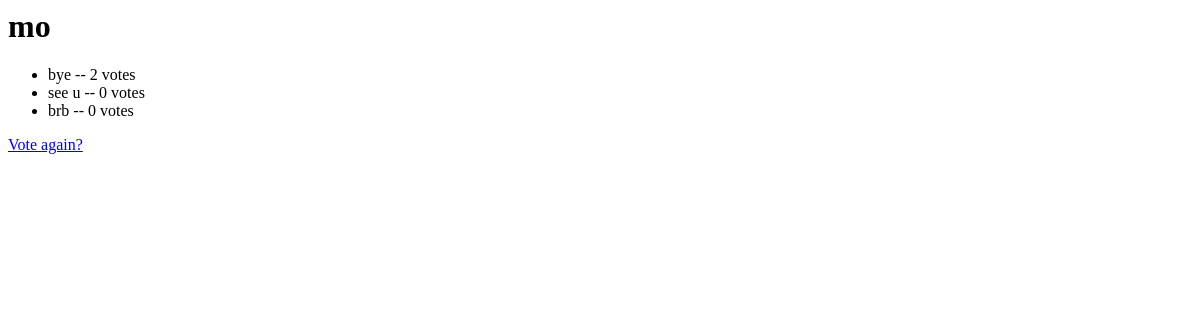
The app's page /polls/1/results/, older data.
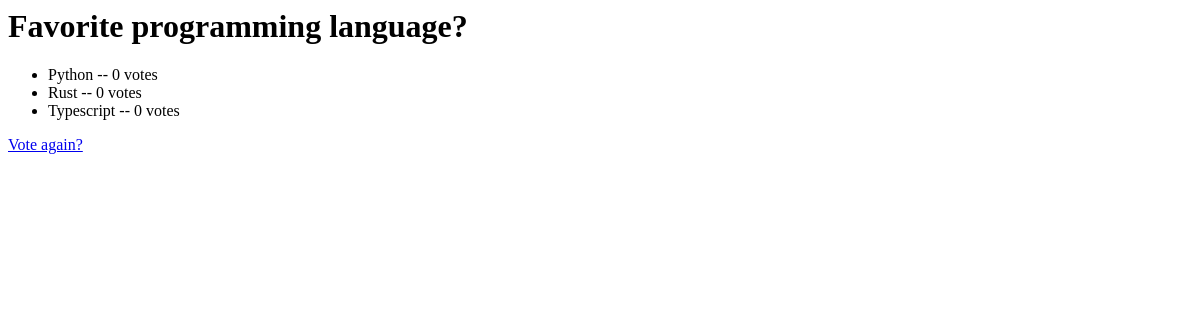
The same page, newer data.
### polls/models.py (models this page shows, shortened)
class Question(models.Model):
    question_text = models.CharField(max_length=200)
    pub_date = models.DateTimeField("date published")
    created_by = models.CharField(max_length=150, blank=True, default="")

class Choice(models.Model):
    question = models.ForeignKey(Question, on_delete=models.CASCADE)
    choice_text = models.CharField(max_length=200)
    votes = models.IntegerField(default=0)

### polls/views.py (the view)
# urls.py: path("<int:pk>/results/", views.ResultsView.as_view(), name="results"),
class ResultsView(generic.DetailView):
    model = Question
    template_name = "polls/results.html"

### polls/templates/polls/results.html
<h1>{{ question.question_text }}</h1>
<ul>
{% for choice in question.choice_set.all %}
    <li>{{ choice.choice_text }} -- {{ choice.votes }} vote{{ choice.votes|pluralize }}</li>
{% endfor %}
</ul>
<a href="{% url 'polls:detail' question.id %}">Vote again?</a>

Row changes from the older to the newer data that the page shows:
changed Question: question_text "mo" → "Favorite programming language?"
changed Choice: choice_text "bye" → "Python"; votes "2" → "0"
changed Choice: choice_text "see u" → "Rust"
changed Choice: choice_text "brb" → "Typescript"
